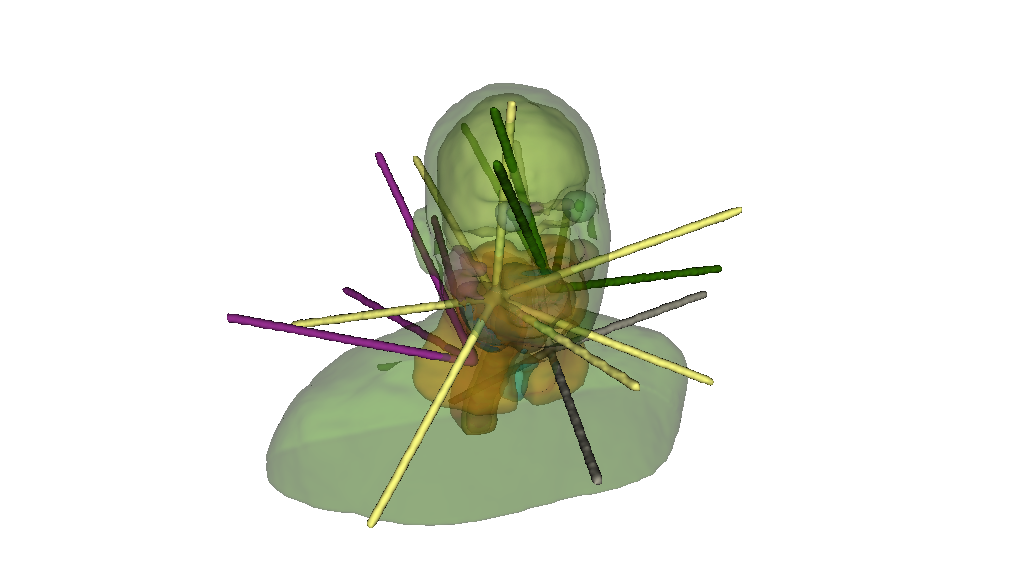
#> input picture manufigures/beamViewHNCorrect/beamView002.png, 1024 x 582 px, found by its file name; its folder holds 4 pictures in this run
$ python TCIAAddBeamsView.py
#> lines starting #> are read from the running program, lines starting #| are printed output that depends on the picture
import os
import numpy as np
import nrrd
from collections import OrderedDict
import matplotlib.pyplot as plt
import matplotlib.colors as mcolors
from scipy.signal import convolve

patients = ["002", "003", "009", "013", "070", "125", "132", "190"]
RootFolder = "/data/qifan/FastDoseWorkplace/TCIAAdd"
StructureList = []
exclude = ["PTVMerge", "rind", "PTVSeg0", "PTVSeg1", "PTVSeg2", "PTVSeg3",
           "PTVMerge", "avoid", "GTV", "ptv54combo", "transvol70"]
Converge = {"BrainStem": ["BRAIN_STEM", "Brainstem", "BRAIN_STEM_PRV"],
            "OralCavity": ["oralcavity", "oralCavity", "ORAL_CAVITY", "OralCavity"],
            "OPTIC_NERVE": ["OPTIC_NERVE", "OPTC_NERVE"]}
ConvergeReverse = {}
for name, collection in Converge.items():
    for child in collection:
        ConvergeReverse[child] = name

colors = list(mcolors.TABLEAU_COLORS.values()) + list(mcolors.XKCD_COLORS.values())
colors_skip = [11, 13, 14, 16, 18]
idx = 18
for i in colors_skip:
    colors[i] = colors[idx]
    idx += 1
colorMap = {}

# [268 lines left out: functions StructsInit, nrrdExamine, hex_to_rgb, readMasks, maskTrim, nrrdModify and 2 more, not called in this run]


def angle2Vec():
    pass


# [150 lines left out: functions nrrdGen_exp, nrrdGen, not called in this run]


def groupBeamFigures():
    """
    After generating the plans with only valid candidate beams (i.e.,
    those that did not intersect with the cut-off planes), we created the
    segmentation .nrrd files and generated the beam view images. Here we
    stitch those images into a single figure
    """
    figureFolder = "/data/qifan/projects/AAPM2024/manufigures"
    sourceFolder = os.path.join(figureFolder, "beamViewHNCorrect")
    targetWidth = 600
    imageSet = []
    for patient in patients:
        patientImage = os.path.join(sourceFolder, "beamView{}.png".format(patient))
        patientImage = plt.imread(patientImage)
#> patientImage is the input picture: shape (582, 1024, 4) float32; mean R, G, B, A 0.904, 0.913, 0.878, 1
        widthOrg = patientImage.shape[1]
#> widthOrg = 1024
        idxBegin = int((widthOrg - targetWidth) / 2)
#> idxBegin = 212
        if patient == "132":
            idxBegin -= 40
        patientImage = patientImage[:, idxBegin:idxBegin+targetWidth, :]
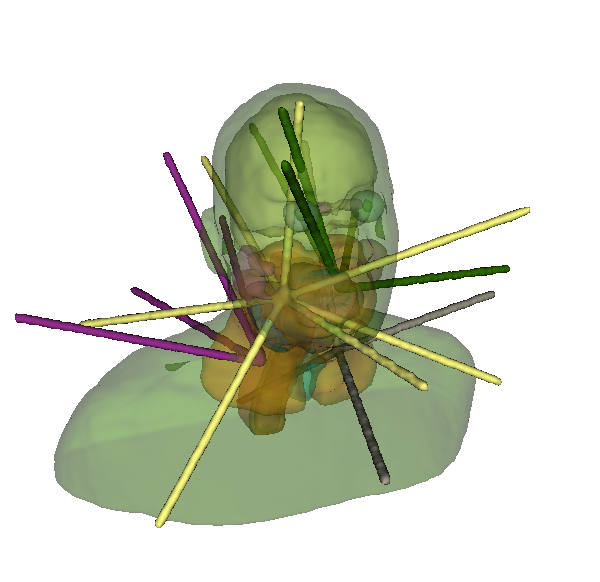
#> patientImage: shape (582, 600, 4) float32; mean R, G, B, A 0.837, 0.852, 0.79, 1
        imageSet.append(patientImage)
#> pass 2 of the loop in groupBeamFigures, `for patient in patients:`:
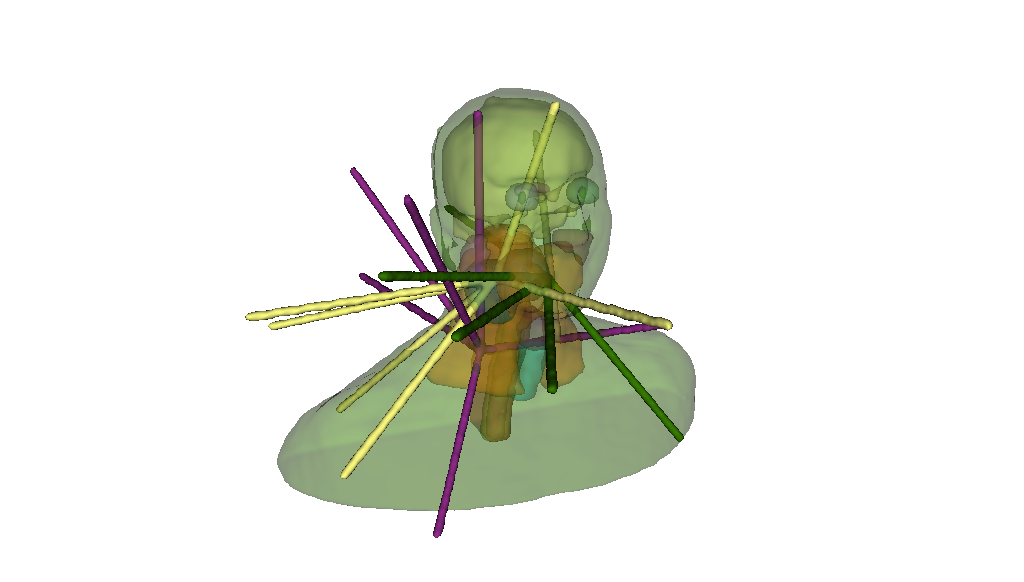
#> input picture manufigures/beamViewHNCorrect/beamView003.png, 1024 x 582 px, found by its file name
#> in groupBeamFigures, patientImage is the input picture: shape (582, 1024, 4) float32; mean R, G, B, A 0.914, 0.922, 0.89, 1
#> in groupBeamFigures, `patientImage = patientImage[:, idxBegin:idxBegin+targetWidth, :]`:
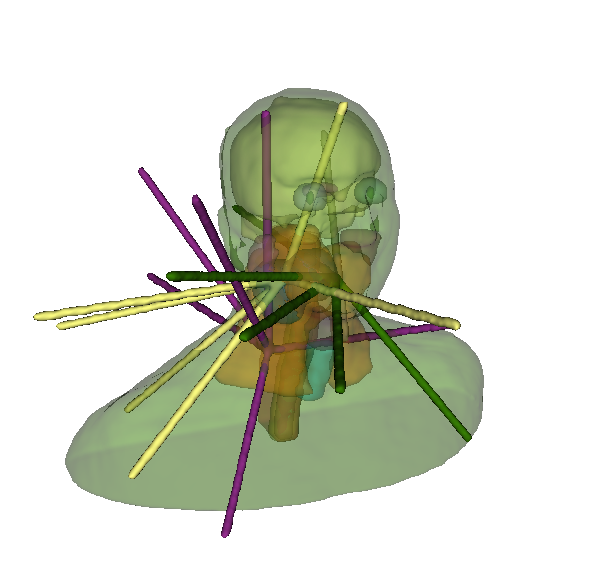
#> patientImage: shape (582, 600, 4) float32; mean R, G, B, A 0.852, 0.867, 0.812, 1
#> pass 3 of the loop in groupBeamFigures, `for patient in patients:`:
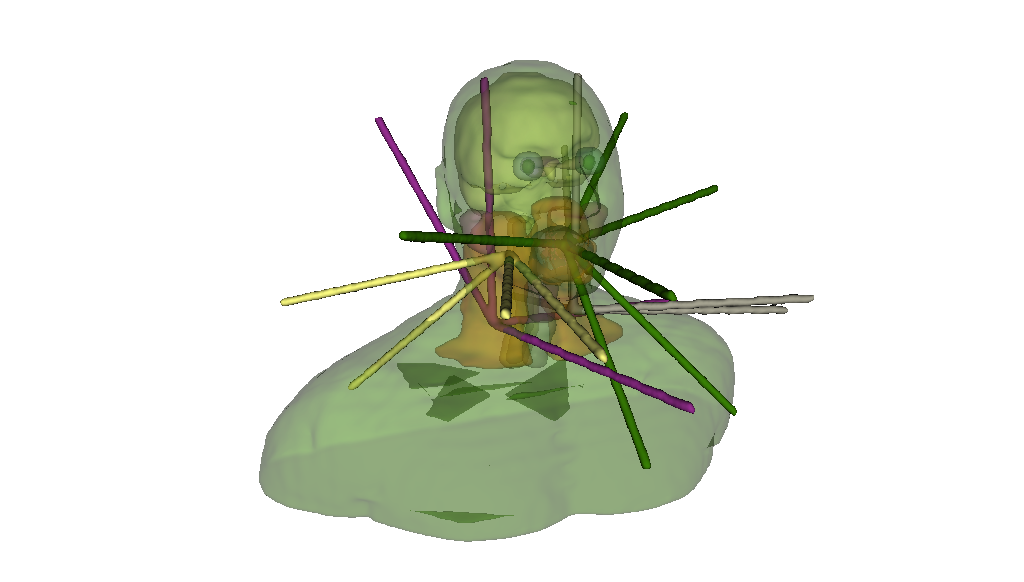
#> input picture manufigures/beamViewHNCorrect/beamView009.png, 1024 x 582 px, found by its file name
#> in groupBeamFigures, patientImage is the input picture: shape (582, 1024, 4) float32; mean R, G, B, A 0.886, 0.901, 0.861, 1
#> in groupBeamFigures, `patientImage = patientImage[:, idxBegin:idxBegin+targetWidth, :]`:
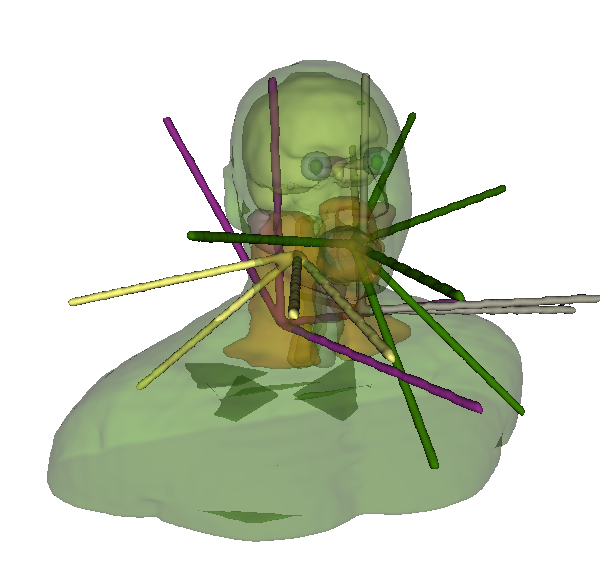
#> patientImage: shape (582, 600, 4) float32; mean R, G, B, A 0.806, 0.831, 0.761, 1
#> the loop made 5 passes; the first 3 are shown

    imageShape = imageSet[0].shape
    for i in range(1, len(imageSet)):
        assert imageShape == imageSet[i].shape

    numImagesPerRow = 3
    numRows = int((len(imageSet) + numImagesPerRow - 1) / numImagesPerRow)
    numImagesAppend = numImagesPerRow * numRows - len(imageSet)
    imageAppend = np.ones(imageShape, dtype=np.float32)
    imageSet.extend(numImagesAppend * [imageAppend])

    imageRows = []
    for i in range(numRows):
        localRow = imageSet[i*numImagesPerRow: (i+1)*numImagesPerRow]
        localRow = np.concatenate(localRow, axis=1)
        imageRows.append(localRow)
    fullImage = np.concatenate(imageRows, axis=0)
    imageFile = os.path.join(figureFolder, "beamViewsCorrect.png")

    singleImageHeight, singleImageWidth, channels = imageShape
    if False:
        plt.imsave(imageFile, fullImage)
    if True:
        imageHeight, imageWidth, channels = fullImage.shape
        fig, ax = plt.subplots(figsize=(imageWidth / 100, imageHeight / 100), dpi=100)
        ax.imshow(fullImage)
        for i, patient in enumerate(patients):
            text = "Patient{}".format(patient)
            rowIdx = i // numImagesPerRow
            colIdx = i % numImagesPerRow
            rowDisp = rowIdx * singleImageHeight + 50
            colDisp = colIdx * singleImageWidth + 30
            ax.text(colDisp, rowDisp, text, fontsize=30, color="black")

        ax.axis("off")
        plt.subplots_adjust(left=0, right=1, top=1, bottom=0)
        fig.savefig(imageFile)
        plt.close(fig)


if __name__ == "__main__":
    # [4 lines of commented-out code are left out]
#> (the run stopped early here; a loop or call above may not have finished)
